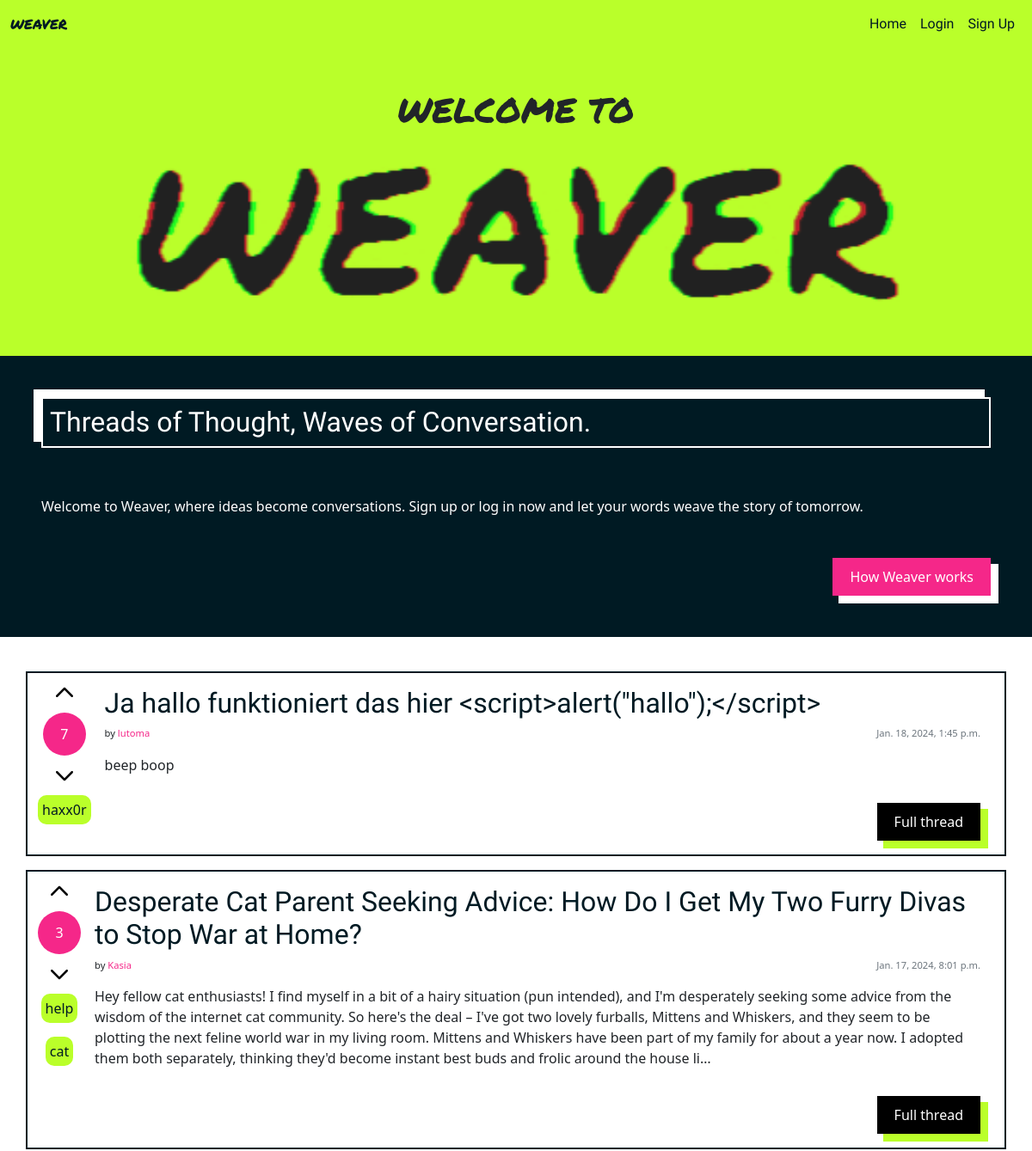
The app's page / (upper part), older data.
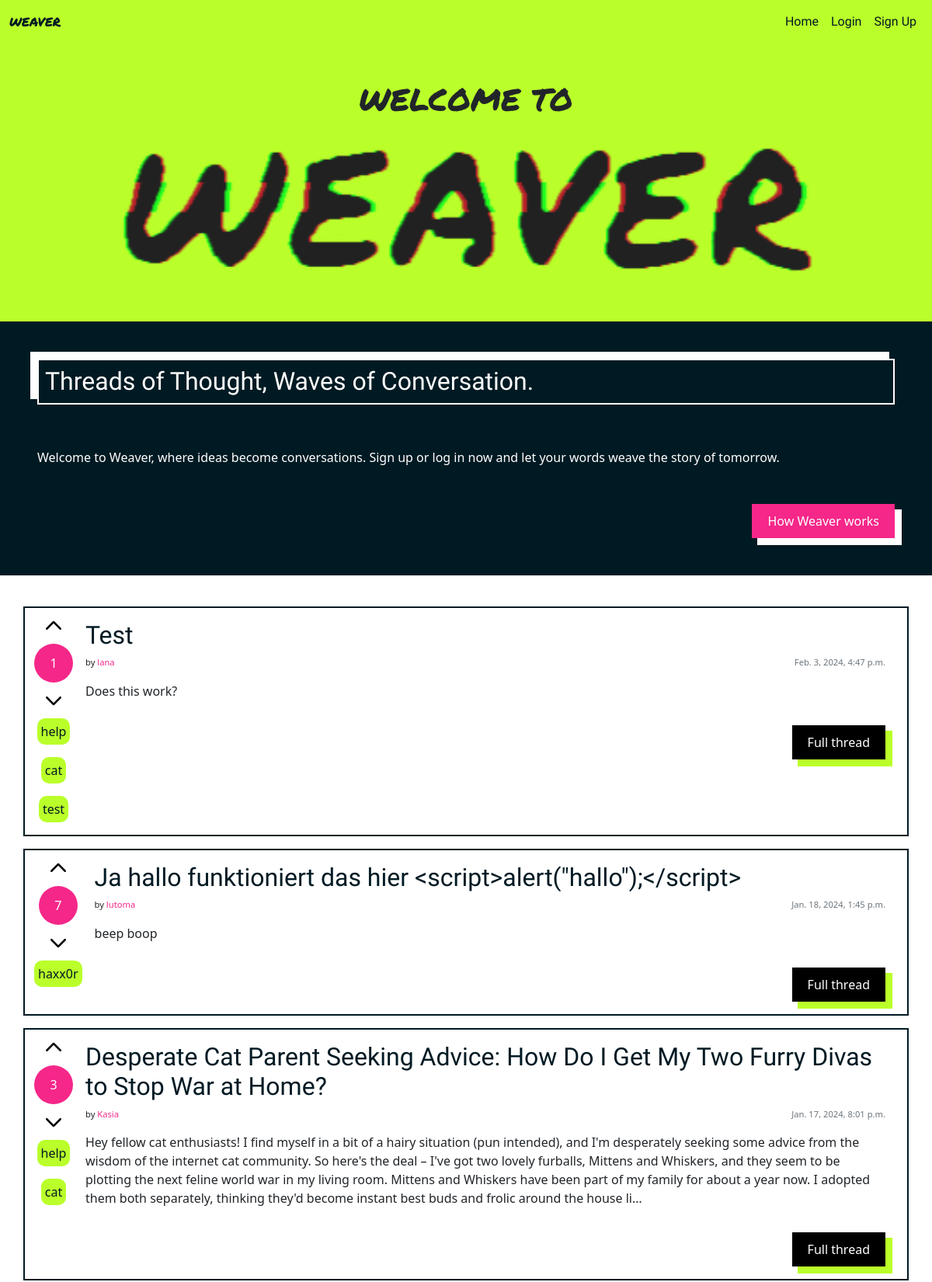
The same page, newer data.
### weave_manager/models.py (models this page shows, shortened)
class Thread(models.Model):
    title = models.CharField(max_length=200, unique=True)
    slug = models.SlugField(max_length=200, unique=True)
    author = models.ForeignKey(settings.AUTH_USER_MODEL,
        on_delete=models.CASCADE, related_name="posts")
    content = models.TextField()
    votes = models.IntegerField(default=0)
    created_on = models.DateTimeField(auto_now_add=True)
    status = models.IntegerField(choices=STATUS, default=0)
    tags = TaggableManager()
    class Meta:
        ordering = ["-created_on"]

### authentication/models.py (models this page shows)
class User(AbstractUser):
    bio = models.CharField(max_length=200, unique=False, default="Your bio could be here.")
    created_on = models.DateTimeField(auto_now_add=True)
    profile_pic = models.ImageField(null=True, blank=True, default="default.png")

### weave_manager/views.py (the view)
# urls.py: path('', views.GlobalTimeline.as_view(), name='home'),
class GlobalTimeline(generic.ListView):
    queryset = Thread.objects.all()
    template_name = "index.html"

### weave_manager/templates/index.html (shortened to what this page needs)
{% extends "base.html" %}
{% load static %}
{% block content %}
{% if not request.user.is_authenticated %}
<div class="container-fluid text-center mx-auto bg-hl py-5">
    <h1 class="text-uppercase font-marker">Welcome to</h1>
    <IMG SRC="static/img/weaver-green.gif" alt="weaver" class="header-gif">
</div>
<div class="banner-content p-5 d-flex flex-column">
    <h2 class="banner-box p-2">Threads of Thought, Waves of Conversation.</h2>
    <p class="my-5">Welcome to Weaver, where ideas become conversations. Sign up or log in now and let your words weave the story of tomorrow.</p>
    <a href={% url 'info' %} class="button-pink align-self-end"> How Weaver works</a>
</div>
{% endif %}
<div class="container-lg pt-3">
    <div class="row">
        <div class="mt-3 left">
            <div class="row">
                {% for thread in thread_list %}
                <div class="card my-2 d-flex flex-row">
                    <div class="d-flex flex-column align-items-center">
                        <a href="{% url 'upvote_thread' thread_id=thread.id %}"><img src="{% static 'img/icons/up.svg' %}" class="icon m-2"></img></a>
                        <p class="circle m-0">{{ thread.votes }}</p>
                        <a href="{% url 'downvote_thread' thread_id=thread.id %}"><img src="{% static 'img/icons/up.svg' %}" class="icon m-2 rotate-180"></img></a>
                        {% for tag in thread.tags.all %}
                        <p class="tag">{{ tag }}</p>
                        {% endfor %}
                    </div>
                    <div class="card-body d-flex flex-column">
                        <h2><a href="{% url 'thread_detail' slug=thread.slug %}" class="card-title">{{ thread.title }}</a></h2>
                        <div class="d-flex flex-row justify-content-between">
                            <p class="fs-7">by <a href="{% url 'user_profile' username=thread.author %}" class="link">{{ thread.author }}</a></p>
                            <p class="card-text text-muted fs-7">{{ thread.created_on}}
                        </div>
                        <p class="card-text">{{ thread.content|truncatechars:500 }}</p>
                        <a href="{% url 'thread_detail' slug=thread.slug %}" class="neon-button align-self-end">Full thread</a>
                    </div>
                </div>
                {% endfor %}
            </div>
        </div>
    </div>
</div>
{% endblock %}

Row changes from the older to the newer data that the page shows:
added Thread: votes "1", title "Test", author "lana", created_on "Feb. 3, 2024, 4:47 p.m.", content "Does this work?", Tag (name "help"), Tag (name "cat")
now on this page (row unchanged): Tag: name "test", shown under "1"
